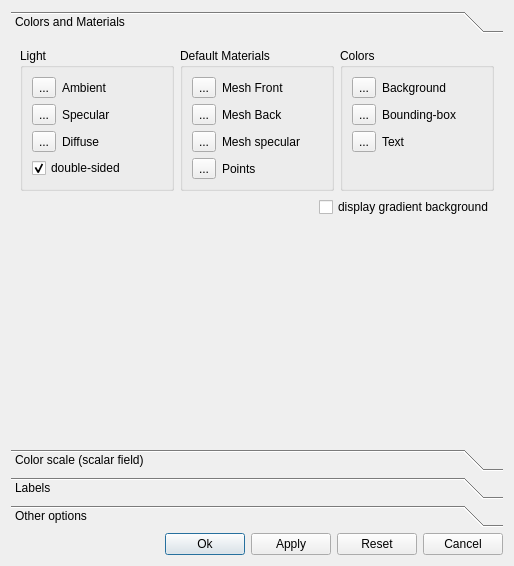
<?xml version="1.0" encoding="UTF-8"?>
<ui version="4.0">
 <class>DisplayOptionsDlg</class>
 <widget class="QDialog" name="DisplayOptionsDlg">
  <property name="geometry">
   <rect>
    <x>0</x>
    <y>0</y>
    <width>514</width>
    <height>566</height>
   </rect>
  </property>
  <property name="sizePolicy">
   <sizepolicy hsizetype="Fixed" vsizetype="Fixed">
    <horstretch>0</horstretch>
    <verstretch>0</verstretch>
   </sizepolicy>
  </property>
  <property name="windowTitle">
   <string>Display options</string>
  </property>
  <property name="windowIcon">
   <iconset>
    <normaloff>:/CC/Old/images/old_cc/cc_lightParamsIcon.gif</normaloff>:/CC/Old/images/old_cc/cc_lightParamsIcon.gif</iconset>
  </property>
  <layout class="QVBoxLayout" name="verticalLayout_5">
   <item>
    <widget class="QToolBox" name="toolBox">
     <property name="currentIndex">
      <number>0</number>
     </property>
     <widget class="QWidget" name="pageColorAndMatOptions">
      <property name="geometry">
       <rect>
        <x>0</x>
        <y>0</y>
        <width>496</width>
        <height>409</height>
       </rect>
      </property>
      <attribute name="label">
       <string>Colors and Materials</string>
      </attribute>
      <layout class="QVBoxLayout" name="verticalLayout_6">
       <item>
        <widget class="QFrame" name="frame">
         <property name="sizePolicy">
          <sizepolicy hsizetype="Preferred" vsizetype="Maximum">
           <horstretch>0</horstretch>
           <verstretch>0</verstretch>
          </sizepolicy>
         </property>
         <property name="frameShape">
          <enum>QFrame::NoFrame</enum>
         </property>
         <layout class="QHBoxLayout" name="horizontalLayout_6">
          <property name="leftMargin">
           <number>0</number>
          </property>
          <property name="topMargin">
           <number>0</number>
          </property>
          <property name="rightMargin">
           <number>0</number>
          </property>
          <property name="bottomMargin">
           <number>0</number>
          </property>
          <item>
           <widget class="QGroupBox" name="sunLightGroup">
            <property name="title">
             <string>Light</string>
            </property>
            <layout class="QVBoxLayout">
             <item>
              <layout class="QHBoxLayout">
               <item>
                <widget class="QToolButton" name="ambientColorButton">
                 <property name="text">
                  <string notr="true">...</string>
                 </property>
                </widget>
               </item>
               <item>
                <widget class="QLabel" name="label_3">
                 <property name="text">
                  <string>Ambient</string>
                 </property>
                </widget>
               </item>
              </layout>
             </item>
             <item>
              <layout class="QHBoxLayout">
               <item>
                <widget class="QToolButton" name="specularColorButton">
                 <property name="text">
                  <string notr="true">...</string>
                 </property>
                </widget>
               </item>
               <item>
                <widget class="QLabel" name="label_4">
                 <property name="text">
                  <string>Specular</string>
                 </property>
                </widget>
               </item>
              </layout>
             </item>
             <item>
              <layout class="QHBoxLayout">
               <item>
                <widget class="QToolButton" name="diffuseColorButton">
                 <property name="text">
                  <string notr="true">...</string>
                 </property>
                </widget>
               </item>
               <item>
                <widget class="QLabel" name="label_5">
                 <property name="text">
                  <string>Diffuse</string>
                 </property>
                </widget>
               </item>
              </layout>
             </item>
             <item>
              <widget class="QCheckBox" name="doubleSidedCheckBox">
               <property name="toolTip">
                <string>&lt;html&gt;&lt;head/&gt;&lt;body&gt;&lt;p&gt;Whether to use a double-sided light model or not&lt;/p&gt;&lt;p&gt;(if disabled, triangles will appear black when looked from behind)&lt;/p&gt;&lt;/body&gt;&lt;/html&gt;</string>
               </property>
               <property name="text">
                <string>double-sided</string>
               </property>
               <property name="checked">
                <bool>true</bool>
               </property>
              </widget>
             </item>
             <item>
              <spacer name="verticalSpacer_5">
               <property name="orientation">
                <enum>Qt::Vertical</enum>
               </property>
               <property name="sizeHint" stdset="0">
                <size>
                 <width>0</width>
                 <height>0</height>
                </size>
               </property>
              </spacer>
             </item>
            </layout>
           </widget>
          </item>
          <item>
           <widget class="QGroupBox" name="sunLightGroup_2">
            <property name="title">
             <string>Default Materials</string>
            </property>
            <layout class="QVBoxLayout" name="verticalLayout_4">
             <item>
              <layout class="QHBoxLayout">
               <item>
                <widget class="QToolButton" name="meshFrontColorButton">
                 <property name="text">
                  <string notr="true">...</string>
                 </property>
                </widget>
               </item>
               <item>
                <widget class="QLabel" name="label_6">
                 <property name="text">
                  <string>Mesh Front</string>
                 </property>
                </widget>
               </item>
              </layout>
             </item>
             <item>
              <layout class="QHBoxLayout">
               <item>
                <widget class="QToolButton" name="meshBackColorButton">
                 <property name="text">
                  <string notr="true">...</string>
                 </property>
                </widget>
               </item>
               <item>
                <widget class="QLabel" name="label_7">
                 <property name="text">
                  <string>Mesh Back</string>
                 </property>
                </widget>
               </item>
              </layout>
             </item>
             <item>
              <layout class="QHBoxLayout" name="horizontalLayout_2">
               <item>
                <widget class="QToolButton" name="meshSpecularColorButton">
                 <property name="text">
                  <string notr="true">...</string>
                 </property>
                </widget>
               </item>
               <item>
                <widget class="QLabel" name="label_12">
                 <property name="text">
                  <string>Mesh specular</string>
                 </property>
                </widget>
               </item>
              </layout>
             </item>
             <item>
              <layout class="QHBoxLayout">
               <item>
                <widget class="QToolButton" name="pointsColorButton">
                 <property name="text">
                  <string notr="true">...</string>
                 </property>
                </widget>
               </item>
               <item>
                <widget class="QLabel" name="label_8">
                 <property name="text">
                  <string>Points</string>
                 </property>
                </widget>
               </item>
              </layout>
             </item>
            </layout>
           </widget>
          </item>
          <item>
           <widget class="QGroupBox" name="othersGroup">
            <property name="title">
             <string>Colors</string>
            </property>
            <layout class="QVBoxLayout">
             <item>
              <layout class="QHBoxLayout">
               <item>
                <widget class="QToolButton" name="bkgColorButton">
                 <property name="text">
                  <string notr="true">...</string>
                 </property>
                 <property name="toolButtonStyle">
                  <enum>Qt::ToolButtonIconOnly</enum>
                 </property>
                </widget>
               </item>
               <item>
                <widget class="QLabel" name="label_2">
                 <property name="text">
                  <string>Background</string>
                 </property>
                </widget>
               </item>
              </layout>
             </item>
             <item>
              <layout class="QHBoxLayout">
               <item>
                <widget class="QToolButton" name="bbColorButton">
                 <property name="text">
                  <string notr="true">...</string>
                 </property>
                 <property name="toolButtonStyle">
                  <enum>Qt::ToolButtonIconOnly</enum>
                 </property>
                </widget>
               </item>
               <item>
                <widget class="QLabel" name="label_9">
                 <property name="text">
                  <string>Bounding-box</string>
                 </property>
                </widget>
               </item>
              </layout>
             </item>
             <item>
              <layout class="QHBoxLayout">
               <item>
                <widget class="QToolButton" name="textColorButton">
                 <property name="text">
                  <string notr="true">...</string>
                 </property>
                </widget>
               </item>
               <item>
                <widget class="QLabel" name="label">
                 <property name="text">
                  <string>Text</string>
                 </property>
                </widget>
               </item>
              </layout>
             </item>
             <item>
              <spacer name="verticalSpacer_6">
               <property name="orientation">
                <enum>Qt::Vertical</enum>
               </property>
               <property name="sizeHint" stdset="0">
                <size>
                 <width>0</width>
                 <height>0</height>
                </size>
               </property>
              </spacer>
             </item>
            </layout>
           </widget>
          </item>
         </layout>
        </widget>
       </item>
       <item>
        <layout class="QHBoxLayout" name="horizontalLayout_7">
         <item>
          <spacer name="horizontalSpacer_6">
           <property name="orientation">
            <enum>Qt::Horizontal</enum>
           </property>
           <property name="sizeHint" stdset="0">
            <size>
             <width>40</width>
             <height>20</height>
            </size>
           </property>
          </spacer>
         </item>
         <item>
          <widget class="QCheckBox" name="enableGradientCheckBox">
           <property name="enabled">
            <bool>true</bool>
           </property>
           <property name="toolTip">
            <string>Gradient goes from 'background' color to inverse of 'Points' color</string>
           </property>
           <property name="statusTip">
            <string>Gradient goes from 'background' color to inverse of 'Points' color</string>
           </property>
           <property name="text">
            <string>display gradient background</string>
           </property>
           <property name="checked">
            <bool>false</bool>
           </property>
          </widget>
         </item>
        </layout>
       </item>
       <item>
        <spacer name="verticalSpacer">
         <property name="orientation">
          <enum>Qt::Vertical</enum>
         </property>
         <property name="sizeHint" stdset="0">
          <size>
           <width>20</width>
           <height>53</height>
          </size>
         </property>
        </spacer>
       </item>
      </layout>
     </widget>
     <widget class="QWidget" name="pageSFOptions">
      <property name="geometry">
       <rect>
        <x>0</x>
        <y>0</y>
        <width>496</width>
        <height>409</height>
       </rect>
      </property>
      <attribute name="label">
       <string>Color scale (scalar field)</string>
      </attribute>
      <layout class="QVBoxLayout" name="verticalLayout_7">
       <item>
        <widget class="QCheckBox" name="colorScaleShowHistogramCheckBox">
         <property name="text">
          <string>Show histogram next to color ramp</string>
         </property>
         <property name="checked">
          <bool>true</bool>
         </property>
        </widget>
       </item>
       <item>
        <widget class="QCheckBox" name="useColorScaleShaderCheckBox">
         <property name="text">
          <string>Enable shader for faster display (ATI cards: use at your own risk ;)</string>
         </property>
        </widget>
       </item>
       <item>
        <layout class="QHBoxLayout" name="horizontalLayout">
         <item>
          <widget class="QLabel" name="label_10">
           <property name="text">
            <string>Ramp width</string>
           </property>
          </widget>
         </item>
         <item>
          <widget class="QSpinBox" name="colorRampWidthSpinBox">
           <property name="suffix">
            <string> pixels</string>
           </property>
           <property name="minimum">
            <number>10</number>
           </property>
           <property name="maximum">
            <number>200</number>
           </property>
           <property name="value">
            <number>50</number>
           </property>
          </widget>
         </item>
         <item>
          <spacer name="horizontalSpacer">
           <property name="orientation">
            <enum>Qt::Horizontal</enum>
           </property>
           <property name="sizeHint" stdset="0">
            <size>
             <width>40</width>
             <height>20</height>
            </size>
           </property>
          </spacer>
         </item>
        </layout>
       </item>
       <item>
        <spacer name="verticalSpacer_2">
         <property name="orientation">
          <enum>Qt::Vertical</enum>
         </property>
         <property name="sizeHint" stdset="0">
          <size>
           <width>20</width>
           <height>120</height>
          </size>
         </property>
        </spacer>
       </item>
      </layout>
     </widget>
     <widget class="QWidget" name="pageLabelsOptions">
      <property name="geometry">
       <rect>
        <x>0</x>
        <y>0</y>
        <width>496</width>
        <height>409</height>
       </rect>
      </property>
      <attribute name="label">
       <string>Labels</string>
      </attribute>
      <layout class="QVBoxLayout" name="verticalLayout">
       <item>
        <widget class="QFrame" name="frame_2">
         <property name="frameShape">
          <enum>QFrame::StyledPanel</enum>
         </property>
         <property name="frameShadow">
          <enum>QFrame::Raised</enum>
         </property>
         <layout class="QGridLayout" name="gridLayout">
          <property name="leftMargin">
           <number>0</number>
          </property>
          <property name="topMargin">
           <number>0</number>
          </property>
          <property name="rightMargin">
           <number>0</number>
          </property>
          <property name="bottomMargin">
           <number>0</number>
          </property>
          <item row="0" column="0">
           <widget class="QLabel" name="label_13">
            <property name="text">
             <string>Label opacity</string>
            </property>
           </widget>
          </item>
          <item row="0" column="1">
           <widget class="QSpinBox" name="labelOpacitySpinBox">
            <property name="suffix">
             <string notr="true">%</string>
            </property>
            <property name="maximum">
             <number>100</number>
            </property>
            <property name="value">
             <number>75</number>
            </property>
           </widget>
          </item>
          <item row="1" column="0">
           <widget class="QLabel" name="label_16">
            <property name="text">
             <string>Label font size</string>
            </property>
           </widget>
          </item>
          <item row="1" column="1">
           <widget class="QSpinBox" name="labelFontSizeSpinBox">
            <property name="minimum">
             <number>6</number>
            </property>
            <property name="maximum">
             <number>96</number>
            </property>
            <property name="value">
             <number>8</number>
            </property>
           </widget>
          </item>
          <item row="1" column="2">
           <widget class="QLabel" name="label_20">
            <property name="text">
             <string>background color</string>
            </property>
            <property name="alignment">
             <set>Qt::AlignRight|Qt::AlignTrailing|Qt::AlignVCenter</set>
            </property>
           </widget>
          </item>
          <item row="1" column="3">
           <widget class="QToolButton" name="labelBkgColorButton">
            <property name="text">
             <string notr="true">...</string>
            </property>
           </widget>
          </item>
          <item row="2" column="0">
           <widget class="QLabel" name="label_15">
            <property name="text">
             <string>Labels marker size</string>
            </property>
           </widget>
          </item>
          <item row="2" column="1">
           <widget class="QSpinBox" name="labelMarkerSizeSpinBox">
            <property name="minimum">
             <number>1</number>
            </property>
            <property name="value">
             <number>4</number>
            </property>
           </widget>
          </item>
          <item row="2" column="2">
           <widget class="QLabel" name="label_18">
            <property name="text">
             <string>marker color</string>
            </property>
            <property name="alignment">
             <set>Qt::AlignRight|Qt::AlignTrailing|Qt::AlignVCenter</set>
            </property>
           </widget>
          </item>
          <item row="2" column="3">
           <widget class="QToolButton" name="labelMarkerColorButton">
            <property name="text">
             <string notr="true">...</string>
            </property>
           </widget>
          </item>
         </layout>
        </widget>
       </item>
       <item>
        <spacer name="verticalSpacer_4">
         <property name="orientation">
          <enum>Qt::Vertical</enum>
         </property>
         <property name="sizeHint" stdset="0">
          <size>
           <width>20</width>
           <height>144</height>
          </size>
         </property>
        </spacer>
       </item>
      </layout>
     </widget>
     <widget class="QWidget" name="pageOtherOptions">
      <property name="geometry">
       <rect>
        <x>0</x>
        <y>0</y>
        <width>496</width>
        <height>409</height>
       </rect>
      </property>
      <attribute name="label">
       <string>Other options</string>
      </attribute>
      <layout class="QVBoxLayout" name="verticalLayout_8">
       <item>
        <layout class="QHBoxLayout" name="horizontalLayout_4">
         <item>
          <widget class="QLabel" name="label_11">
           <property name="text">
            <string>Default font size</string>
           </property>
          </widget>
         </item>
         <item>
          <widget class="QSpinBox" name="defaultFontSizeSpinBox">
           <property name="minimum">
            <number>6</number>
           </property>
           <property name="maximum">
            <number>96</number>
           </property>
           <property name="value">
            <number>12</number>
           </property>
          </widget>
         </item>
         <item>
          <spacer name="horizontalSpacer_3">
           <property name="orientation">
            <enum>Qt::Horizontal</enum>
           </property>
           <property name="sizeHint" stdset="0">
            <size>
             <width>40</width>
             <height>20</height>
            </size>
           </property>
          </spacer>
         </item>
        </layout>
       </item>
       <item>
        <layout class="QHBoxLayout" name="horizontalLayout_3">
         <item>
          <widget class="QLabel" name="label_14">
           <property name="text">
            <string>Displayed numbers precision</string>
           </property>
          </widget>
         </item>
         <item>
          <widget class="QSpinBox" name="numberPrecisionSpinBox">
           <property name="value">
            <number>6</number>
           </property>
          </widget>
         </item>
         <item>
          <spacer name="horizontalSpacer_2">
           <property name="orientation">
            <enum>Qt::Horizontal</enum>
           </property>
           <property name="sizeHint" stdset="0">
            <size>
             <width>40</width>
             <height>20</height>
            </size>
           </property>
          </spacer>
         </item>
        </layout>
       </item>
       <item>
        <layout class="QHBoxLayout" name="horizontalLayout_5">
         <item>
          <widget class="QLabel" name="label_17">
           <property name="text">
            <string>Perspective zooming speed</string>
           </property>
          </widget>
         </item>
         <item>
          <widget class="QDoubleSpinBox" name="zoomSpeedDoubleSpinBox">
           <property name="toolTip">
            <string>Zoom/walk speed in perspective mode (default = 1.0)</string>
           </property>
           <property name="decimals">
            <number>3</number>
           </property>
           <property name="maximum">
            <double>1000.000000000000000</double>
           </property>
           <property name="singleStep">
            <double>0.010000000000000</double>
           </property>
           <property name="value">
            <double>1.000000000000000</double>
           </property>
          </widget>
         </item>
         <item>
          <spacer name="horizontalSpacer_4">
           <property name="orientation">
            <enum>Qt::Horizontal</enum>
           </property>
           <property name="sizeHint" stdset="0">
            <size>
             <width>40</width>
             <height>20</height>
            </size>
           </property>
          </spacer>
         </item>
        </layout>
       </item>
       <item>
        <layout class="QHBoxLayout" name="horizontalLayout_9">
         <item>
          <widget class="QCheckBox" name="decimateCloudBox">
           <property name="statusTip">
            <string>Automatically decimate big point clouds when moved</string>
           </property>
           <property name="whatsThis">
            <string>Automatically decimate big point clouds when moved</string>
           </property>
           <property name="text">
            <string>Decimate clouds over</string>
           </property>
           <property name="checked">
            <bool>true</bool>
           </property>
          </widget>
         </item>
         <item>
          <widget class="QDoubleSpinBox" name="maxCloudSizeDoubleSpinBox">
           <property name="toolTip">
            <string>Minimum number of points to activate decimation</string>
           </property>
           <property name="prefix">
            <string notr="true">&gt; </string>
           </property>
           <property name="suffix">
            <string notr="true"> M.</string>
           </property>
           <property name="decimals">
            <number>1</number>
           </property>
           <property name="minimum">
            <double>0.100000000000000</double>
           </property>
           <property name="maximum">
            <double>10000.000000000000000</double>
           </property>
           <property name="value">
            <double>10.000000000000000</double>
           </property>
          </widget>
         </item>
         <item>
          <widget class="QLabel" name="label_21">
           <property name="text">
            <string>points when moved</string>
           </property>
          </widget>
         </item>
         <item>
          <spacer name="horizontalSpacer_5">
           <property name="orientation">
            <enum>Qt::Horizontal</enum>
           </property>
           <property name="sizeHint" stdset="0">
            <size>
             <width>40</width>
             <height>20</height>
            </size>
           </property>
          </spacer>
         </item>
        </layout>
       </item>
       <item>
        <layout class="QHBoxLayout" name="horizontalLayout_8">
         <item>
          <widget class="QCheckBox" name="decimateMeshBox">
           <property name="statusTip">
            <string>Automatically decimate big meshes when moved</string>
           </property>
           <property name="whatsThis">
            <string>Automatically decimate big meshes when moved</string>
           </property>
           <property name="text">
            <string>Decimate meshes over</string>
           </property>
           <property name="checked">
            <bool>true</bool>
           </property>
          </widget>
         </item>
         <item>
          <widget class="QDoubleSpinBox" name="maxMeshSizeDoubleSpinBox">
           <property name="toolTip">
            <string>Minimum number of triangles to activate decimation</string>
           </property>
           <property name="prefix">
            <string notr="true">&gt; </string>
           </property>
           <property name="suffix">
            <string notr="true"> M.</string>
           </property>
           <property name="decimals">
            <number>1</number>
           </property>
           <property name="minimum">
            <double>0.100000000000000</double>
           </property>
           <property name="maximum">
            <double>10000.000000000000000</double>
           </property>
           <property name="singleStep">
            <double>0.500000000000000</double>
           </property>
           <property name="value">
            <double>2.500000000000000</double>
           </property>
          </widget>
         </item>
         <item>
          <widget class="QLabel" name="label_19">
           <property name="text">
            <string>triangles when moved</string>
           </property>
          </widget>
         </item>
         <item>
          <spacer name="horizontalSpacer_7">
           <property name="orientation">
            <enum>Qt::Horizontal</enum>
           </property>
           <property name="sizeHint" stdset="0">
            <size>
             <width>40</width>
             <height>20</height>
            </size>
           </property>
          </spacer>
         </item>
        </layout>
       </item>
       <item>
        <widget class="QCheckBox" name="drawRoundedPointsCheckBox">
         <property name="text">
          <string>Draw rounded points (slower)</string>
         </property>
        </widget>
       </item>
       <item>
        <widget class="QCheckBox" name="useVBOCheckBox">
         <property name="text">
          <string>Try to load clouds on GPU for faster display</string>
         </property>
         <property name="checked">
          <bool>true</bool>
         </property>
        </widget>
       </item>
       <item>
        <widget class="QCheckBox" name="showCrossCheckBox">
         <property name="toolTip">
          <string>A cross is displayed in the middle of the screen</string>
         </property>
         <property name="statusTip">
          <string>A cross is displayed in the middle of the screen</string>
         </property>
         <property name="text">
          <string>Show middle screen cross</string>
         </property>
         <property name="checked">
          <bool>true</bool>
         </property>
        </widget>
       </item>
       <item>
        <widget class="QCheckBox" name="autoDisplayNormalsCheckBox">
         <property name="text">
          <string>Automatically display normals at loading time (when available)</string>
         </property>
        </widget>
       </item>
       <item>
        <widget class="QCheckBox" name="useNativeDialogsCheckBox">
         <property name="text">
          <string>Use native load / save dialogs</string>
         </property>
         <property name="checked">
          <bool>true</bool>
         </property>
        </widget>
       </item>
       <item>
        <layout class="QHBoxLayout" name="horizontalLayout_10">
         <item>
          <widget class="QLabel" name="label_22">
           <property name="text">
            <string>Auto-compute octree for picking</string>
           </property>
          </widget>
         </item>
         <item>
          <widget class="QComboBox" name="autoComputeOctreeComboBox">
           <property name="toolTip">
            <string>Octree computation can be long but the picking is then much faster</string>
           </property>
           <property name="currentIndex">
            <number>1</number>
           </property>
           <item>
            <property name="text">
             <string>Always</string>
            </property>
           </item>
           <item>
            <property name="text">
             <string>Ask each time</string>
            </property>
           </item>
           <item>
            <property name="text">
             <string>Never</string>
            </property>
           </item>
          </widget>
         </item>
         <item>
          <spacer name="horizontalSpacer_8">
           <property name="orientation">
            <enum>Qt::Horizontal</enum>
           </property>
           <property name="sizeHint" stdset="0">
            <size>
             <width>40</width>
             <height>20</height>
            </size>
           </property>
          </spacer>
         </item>
        </layout>
       </item>
       <item>
        <spacer name="verticalSpacer_3">
         <property name="orientation">
          <enum>Qt::Vertical</enum>
         </property>
         <property name="sizeHint" stdset="0">
          <size>
           <width>20</width>
           <height>16</height>
          </size>
         </property>
        </spacer>
       </item>
      </layout>
     </widget>
    </widget>
   </item>
   <item>
    <layout class="QHBoxLayout">
     <item>
      <spacer>
       <property name="orientation">
        <enum>Qt::Horizontal</enum>
       </property>
       <property name="sizeHint" stdset="0">
        <size>
         <width>40</width>
         <height>20</height>
        </size>
       </property>
      </spacer>
     </item>
     <item>
      <widget class="QPushButton" name="okButton">
       <property name="text">
        <string>Ok</string>
       </property>
      </widget>
     </item>
     <item>
      <widget class="QPushButton" name="applyButton">
       <property name="text">
        <string>Apply</string>
       </property>
      </widget>
     </item>
     <item>
      <widget class="QPushButton" name="resetButton">
       <property name="text">
        <string>Reset</string>
       </property>
      </widget>
     </item>
     <item>
      <widget class="QPushButton" name="cancelButton">
       <property name="text">
        <string>Cancel</string>
       </property>
      </widget>
     </item>
    </layout>
   </item>
  </layout>
 </widget>
 <resources/>
 <connections>
  <connection>
   <sender>decimateCloudBox</sender>
   <signal>toggled(bool)</signal>
   <receiver>maxCloudSizeDoubleSpinBox</receiver>
   <slot>setEnabled(bool)</slot>
   <hints>
    <hint type="sourcelabel">
     <x>85</x>
     <y>220</y>
    </hint>
    <hint type="destinationlabel">
     <x>224</x>
     <y>220</y>
    </hint>
   </hints>
  </connection>
  <connection>
   <sender>decimateMeshBox</sender>
   <signal>toggled(bool)</signal>
   <receiver>maxMeshSizeDoubleSpinBox</receiver>
   <slot>setEnabled(bool)</slot>
   <hints>
    <hint type="sourcelabel">
     <x>85</x>
     <y>248</y>
    </hint>
    <hint type="destinationlabel">
     <x>224</x>
     <y>248</y>
    </hint>
   </hints>
  </connection>
 </connections>
</ui>
